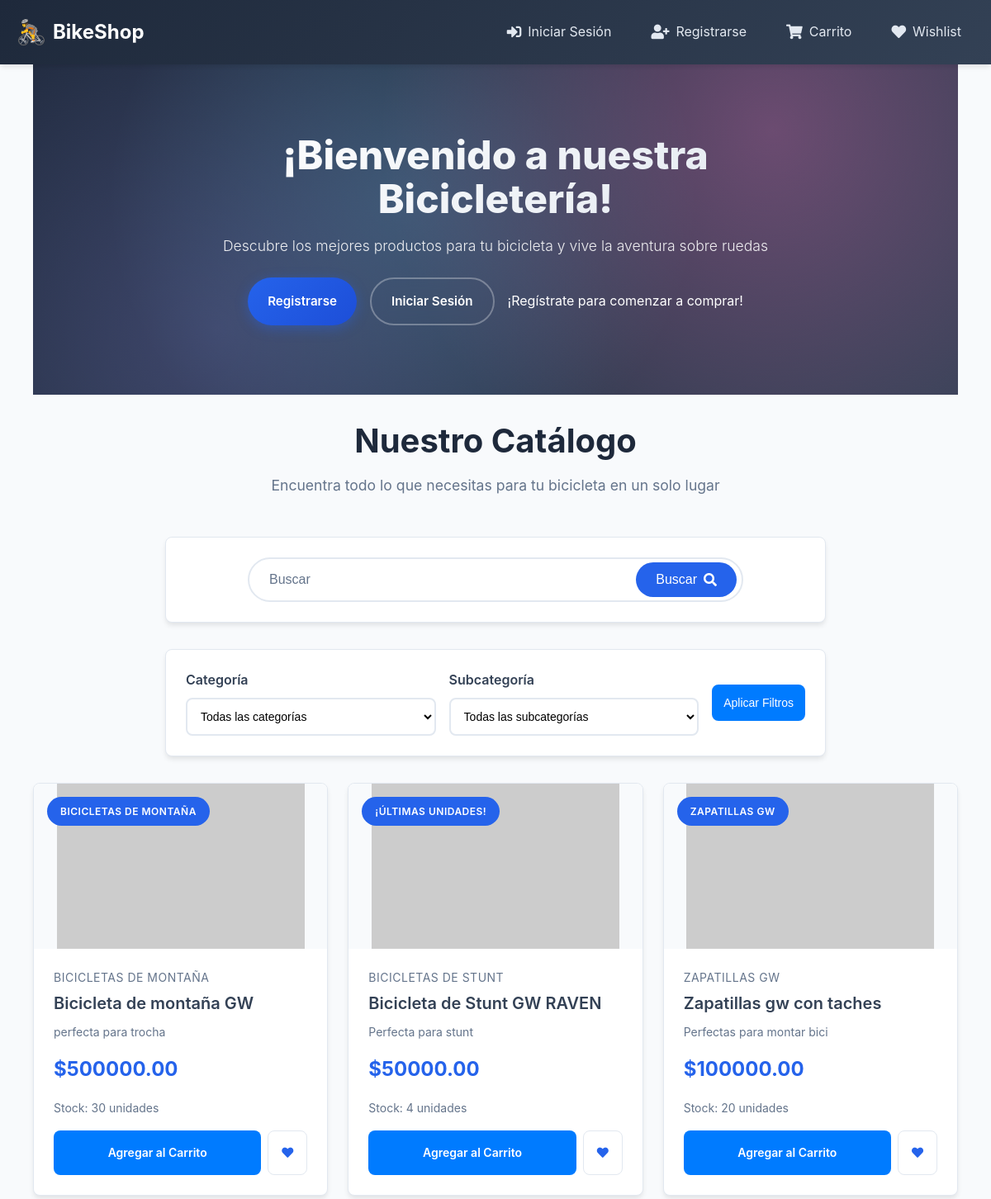
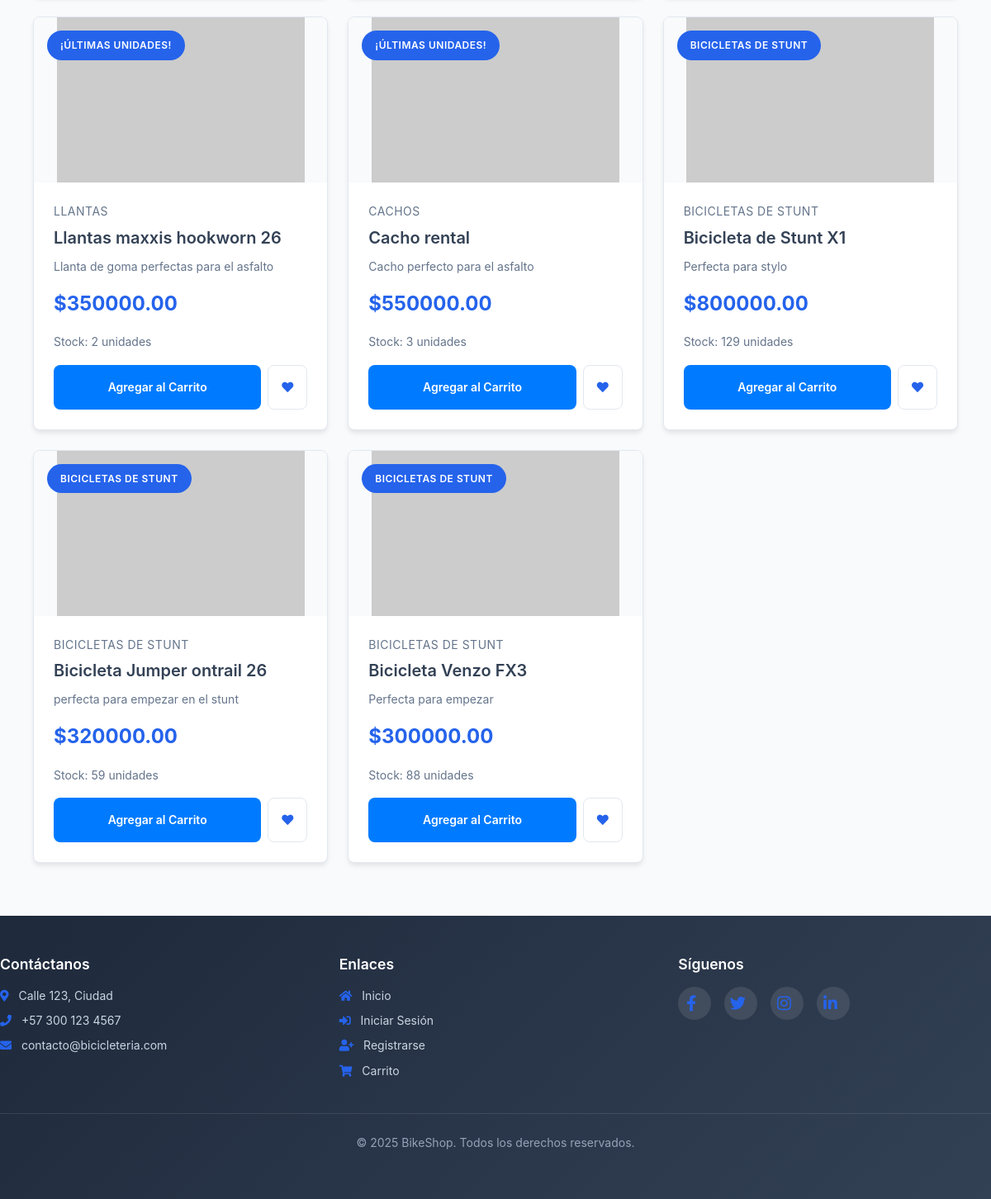
The app's page /products/catalog with its own data (2 pictures, top to bottom).
### models/product.py (models this page shows, shortened)
class Product(db.Model):
    __tablename__ = 'productos'
    id = db.Column(db.Integer, primary_key=True)
    nombre = db.Column(db.String(100), nullable=False)
    descripcion = db.Column(db.String(255))
    precio = db.Column(db.Float, nullable=False)
    stock = db.Column(db.Integer, nullable=False)
    url_imagen = db.Column(db.String(255))
    subcategoria_id = db.Column(db.Integer, db.ForeignKey('subcategorias.id'), nullable=False)
    subcategoria = db.relationship('Subcategoria', back_populates='productos')

### models/subcategoria.py (models this page shows, shortened)
class Subcategoria(db.Model):
    __tablename__ = 'subcategorias'
    id = db.Column(db.Integer, primary_key=True)
    nombre = db.Column(db.String(100), nullable=False)
    categoria_id = db.Column(db.Integer, db.ForeignKey('categorias.id'), nullable=False)
    productos = db.relationship('Product', back_populates='subcategoria')

### routes/products.py (the view)
@products_bp.route('/catalog')
def catalog():
    search_query = request.args.get('search', '').strip()
    selected_category_id = request.args.get('category_id', '')
    selected_subcategory_id = request.args.get('subcategory_id', '')
    query = Product.query
    if search_query:
        query = query.filter(or_(
            Product.nombre.ilike(f'%{search_query}%'),
            Product.descripcion.ilike(f'%{search_query}%')
        ))
    if selected_subcategory_id:
        query = query.filter_by(subcategoria_id=selected_subcategory_id)
    elif selected_category_id:
        query = query.join(Product.subcategoria).join(Subcategoria.categoria).filter(Categoria.id == selected_category_id)
    products = query.all()
    categories = Categoria.query.all()
    subcategories = Subcategoria.query.all()
    return render_template('catalog.html', products=products, categories=categories, subcategories=subcategories, selected_category_id=selected_category_id, selected_subcategory_id=selected_subcategory_id)

### templates/catalog.html (shortened to what this page needs)
{% extends 'base.html' %}
{% block content %}
<div class="container">
  <div class="hero">
    <div class="hero-background"></div>
    <div class="hero-content">
      <h1 class="hero-title">¡Bienvenido a nuestra Bicicletería!</h1>
      <p class="hero-subtitle">Descubre los mejores productos para tu bicicleta y vive la aventura sobre ruedas</p>
      <div class="hero-buttons">
        {% if current_user.is_authenticated %}
          <a href="{{ url_for('dashboard.client_dashboard') }}" class="hero-btn hero-btn-primary">Explorar Productos</a>
          <a href="{{ url_for('cart.cart') }}" class="hero-btn hero-btn-primary">Ver Carrito</a>
          <p class="hero-text">¡Hola, {{ current_user.nombre_usuario }}! Explora nuestro catálogo.</p>
        {% else %}
          <a href="{{ url_for('auth.register') }}" class="hero-btn hero-btn-primary">Registrarse</a>
          <a href="{{ url_for('auth.login') }}" class="hero-btn hero-btn-outline">Iniciar Sesión</a>
          <p class="hero-text">¡Regístrate para comenzar a comprar!</p>
        {% endif %}
      </div>
    </div>
  </div>
  <div class="section-header">
    <h2 class="section-title">Nuestro Catálogo</h2>
    <p class="section-subtitle">Encuentra todo lo que necesitas para tu bicicleta en un solo lugar</p>
  </div>
  <div class="search-container">
    <form class="search-form" action="{{ url_for('index') }}" method="get" id="searchForm">
      <div class="search-input-group">
        <input type="text" name="search" class="search-input" placeholder="Buscar" value="{{ search_query|default('') }}" id="searchInput">
        <button type="submit" class="search-btn">Buscar <i class="fas fa-search"></i></button>
      </div>
    </form>
  </div>
  <div class="filters-container">
    <form class="filters-row" action="{{ url_for('index') }}" method="get">
      <div class="filter-group">
        <label for="category_id" class="filter-label">Categoría</label>
        <select name="category_id" id="category_id" class="filter-select" onchange="updateSubcategories(this)">
          <option value="">Todas las categorías</option>
        </select>
      </div>
      <div class="filter-group">
        <label for="subcategory_id" class="filter-label">Subcategoría</label>
        <select name="subcategory_id" id="subcategory_id" class="filter-select">
          <option value="">Todas las subcategorías</option>
        </select>
      </div>
      <button type="submit" class="filter-select btn btn-primary">Aplicar Filtros</button>
    </form>
  </div>
  <div class="products-grid">
    {% if products %}
      {% for product in products %}
        <div class="product-card">
          <div class="product-image-container">
            {% if product.url_imagen %}
              <img src="{{ product.url_imagen }}" alt="{{ product.nombre }}" class="product-image">
            {% else %}
              <img src="https://via.placeholder.com/200x200" alt="Placeholder" class="product-image">
            {% endif %}
          </div>
          <div class="product-badge">
            {% if product.stock < 10 and product.stock > 0 %}
              ¡Últimas unidades!
            {% elif product.stock == 0 %}
              Sin stock
            {% else %}
              {{ product.subcategoria.nombre if product.subcategoria else 'Producto' }}
            {% endif %}
          </div>
          <div class="product-info">
            <p class="product-category">{{ product.subcategoria.nombre if product.subcategoria else 'Sin categoría' }}</p>
            <h3 class="product-title">{{ product.nombre }}</h3>
            <p class="product-description">{{ product.descripcion }}</p>
            <p class="product-price">${{ "%.2f"|format(product.precio) }}</p>
            <p class="product-stock">
              {% if product.stock > 0 %}
                Stock: {{ product.stock }} unidades
              {% else %}
                Sin stock disponible
              {% endif %}
            </p>
            <div class="product-actions">
              {% if current_user.is_authenticated %}
                <button class="add-to-cart-btn btn btn-primary" {% if product.stock == 0 %}disabled{% endif %} data-product-id="{{ product.id }}">
                  {% if product.stock == 0 %}Sin Stock{% else %}Agregar al Carrito{% endif %}
                </button>
                <button class="wishlist-btn btn" {% if product.id in favorites %}class="favorited"{% endif %} data-product-id="{{ product.id }}">
                  <i class="fas fa-heart"></i>
                </button>
              {% else %}
                <a href="{{ url_for('auth.login') }}" class="add-to-cart-btn btn btn-primary">Agregar al Carrito</a>
                <a href="{{ url_for('auth.login') }}" class="wishlist-btn btn"><i class="fas fa-heart"></i></a>
              {% endif %}
            </div>
          </div>
        </div>
      {% endfor %}
    {% endif %}
  </div>
</div>
{% endblock %}

### static/css/main.css (style rules this page uses)
:root { --primary-color: #2563eb; --primary-hover: #1d4ed8; --secondary-color: #64748b; --success-color: #059669; --danger-color: #dc2626; --warning-color: #d97706; --dark-color: #1e293b; --light-color: #f8fafc; --border-color: #e2e8f0; --text-color: #334155; --text-muted: #64748b; --shadow: 0 4px 6px -1px rgba(0, 0, 0, 0.1); --shadow-lg: 0 10px 15px -3px rgba(0, 0, 0, 0.1); --border-radius: 8px; --transition: all 0.3s ease; }
* { margin: 0; padding: 0; box-sizing: border-box; }
body { font-family: 'Inter', -apple-system, BlinkMacSystemFont, 'Segoe UI', Roboto, sans-serif; line-height: 1.6; color: var(--text-color); background-color: #ffffff; }
.container { max-width: 1200px; margin: 0 auto; padding: 0 20px; }
h1, h2, h3, h4, h5, h6 { font-weight: 600; line-height: 1.2; margin-bottom: 1rem; }
h1 { font-size: 2.5rem; }
h2 { font-size: 2rem; }
h3 { font-size: 1.5rem; }
p { margin-bottom: 1rem; }
a { color: var(--primary-color); text-decoration: none; transition: var(--transition); }
.btn { display: inline-flex; align-items: center; justify-content: center; padding: 0.75rem 1.5rem; font-size: 0.875rem; font-weight: 500; border-radius: var(--border-radius); border: none; cursor: pointer; transition: var(--transition); text-decoration: none; gap: 0.5rem; }
.btn-primary { background-color: var(--primary-color); color: white; }
body { font-family: 'Inter', -apple-system, BlinkMacSystemFont, 'Segoe UI', Roboto, sans-serif; line-height: 1.6; color: var(--text-color); background-color: var(--light-color); }
.btn { display: inline-flex; align-items: center; justify-content: center; padding: 0.75rem 1.5rem; font-size: 0.875rem; font-weight: 500; border-radius: var(--border-radius); border: none; cursor: pointer; transition: var(--transition); }
.hero-text { font-size: 1rem; color: white; margin-top: 1rem; }

### static/css/hero.css (style rules this page uses)
.hero { position: relative; height: 400px; display: flex; align-items: center; justify-content: center; text-align: center; color: white; overflow: hidden; margin-bottom: 2rem; background: linear-gradient(135deg, #1e293b 0%, #334155 100%); }
.hero-background { position: absolute; top: 0; left: 0; width: 100%; height: 100%; z-index: 1; }
.hero-background::before { content: ''; position: absolute; top: 0; left: 0; width: 100%; height: 100%; background-image: radial-gradient(circle at 20% 80%, rgba(120, 119, 198, 0.3) 0%, transparent 50%), radial-gradient(circle at 80% 20%, rgba(255, 119, 198, 0.3) 0%, transparent 50%), radial-gradient(circle at 40% 40%, rgba(120, 219, 255, 0.2) 0%, transparent 50%); z-index: 2; }
.hero-content { position: relative; z-index: 3; max-width: 800px; padding: 1rem; }
.hero-title { font-size: 3rem; font-weight: 800; margin-bottom: 1rem; background: linear-gradient(135deg, #ffffff 0%, #e2e8f0 100%); -webkit-background-clip: text; -webkit-text-fill-color: transparent; background-clip: text; line-height: 1.1; }
.hero-subtitle { font-size: 1.1rem; margin-bottom: 1.5rem; opacity: 0.9; font-weight: 300; }
.hero-buttons { display: flex; gap: 1rem; justify-content: center; flex-wrap: wrap; }
.hero-btn { padding: 0.875rem 1.5rem; font-size: 0.95rem; font-weight: 600; border-radius: 50px; transition: var(--transition); text-decoration: none; display: inline-flex; align-items: center; gap: 0.5rem; }
.hero-btn-primary { background: linear-gradient(135deg, var(--primary-color) 0%, var(--primary-hover) 100%); color: white; box-shadow: 0 4px 15px rgba(37, 99, 235, 0.4); }
.hero-btn-outline { background: transparent; color: white; border: 2px solid rgba(255, 255, 255, 0.3); backdrop-filter: blur(10px); }
.hero-content { animation: fadeInUp 1s ease-out; }

### static/css/styles.css (style rules this page uses)
.btn-primary { background-color: #007bff; border-color: #007bff; }

### records on screen
Product: subcategoria "BICICLETAS DE MONTAÑA", nombre "Bicicleta de montaña GW", descripcion "perfecta para trocha", precio "500000.00", stock "30"
Product: shows "¡ÚLTIMAS UNIDADES!", subcategoria "BICICLETAS DE STUNT", nombre "Bicicleta de Stunt GW RAVEN", descripcion "Perfecta para stunt", precio "50000.00", stock "4"
Product: subcategoria "ZAPATILLAS GW", nombre "Zapatillas gw con taches", descripcion "Perfectas para montar bici", precio "100000.00", stock "20"
Product: shows "¡ÚLTIMAS UNIDADES!", subcategoria "LLANTAS", nombre "Llantas maxxis hookworn 26", descripcion "Llanta de goma perfectas para el asfalto", precio "350000.00", stock "2"
Product: shows "¡ÚLTIMAS UNIDADES!", subcategoria "CACHOS", nombre "Cacho rental", descripcion "Cacho perfecto para el asfalto", precio "550000.00", stock "3"
Product: subcategoria "BICICLETAS DE STUNT", nombre "Bicicleta de Stunt X1", descripcion "Perfecta para stylo", precio "800000.00", stock "129"
Product: subcategoria "BICICLETAS DE STUNT", nombre "Bicicleta Jumper ontrail 26", descripcion "perfecta para empezar en el stunt", precio "320000.00", stock "59"
Product: subcategoria "BICICLETAS DE STUNT", nombre "Bicicleta Venzo FX3", descripcion "Perfecta para empezar", precio "300000.00", stock "88"
